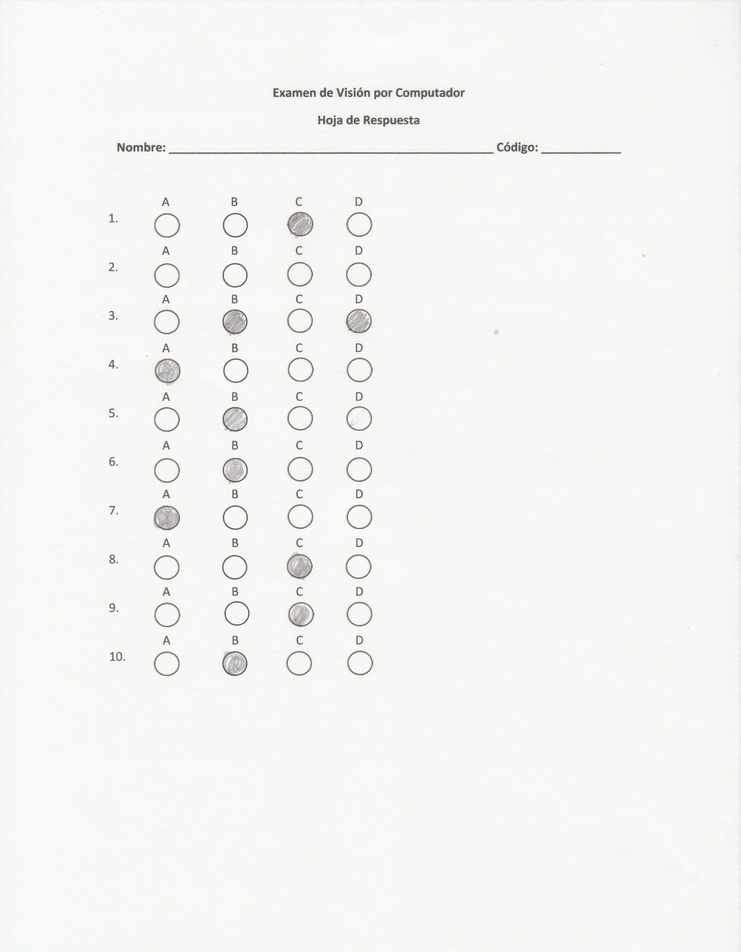
#> input picture assets/AI-HR01.jpg, 741 x 952 px, shrunk from 2552 x 3276 before the run
$ python main.py
#> lines starting #> are read from the running program, lines starting #| are printed output that depends on the picture; after the words box and inside, x2 and y2 are one past the last pixel; in counts of white or black regions, pixels touching at a corner belong together
import cv2
import numpy as np
import matplotlib.pyplot as plt
import math

# Cargar imagen fija de prueba
img = cv2.imread(f"./assets/AI-HR01.jpg")
#> img is the input picture: shape (952, 741, 3); mean B, G, R 243.7, 246.2, 245.5

gray = cv2.cvtColor(img, cv2.COLOR_BGR2GRAY)
img_rgb = cv2.cvtColor(img, cv2.COLOR_BGR2RGB)

# Separar canales
R = img_rgb[:,:,0]
G = img_rgb[:,:,1]
B = img_rgb[:,:,2]

mask = (
  (R < 125) &
  (G < 125) &
  (B < 125)
).astype(np.uint8) * 255
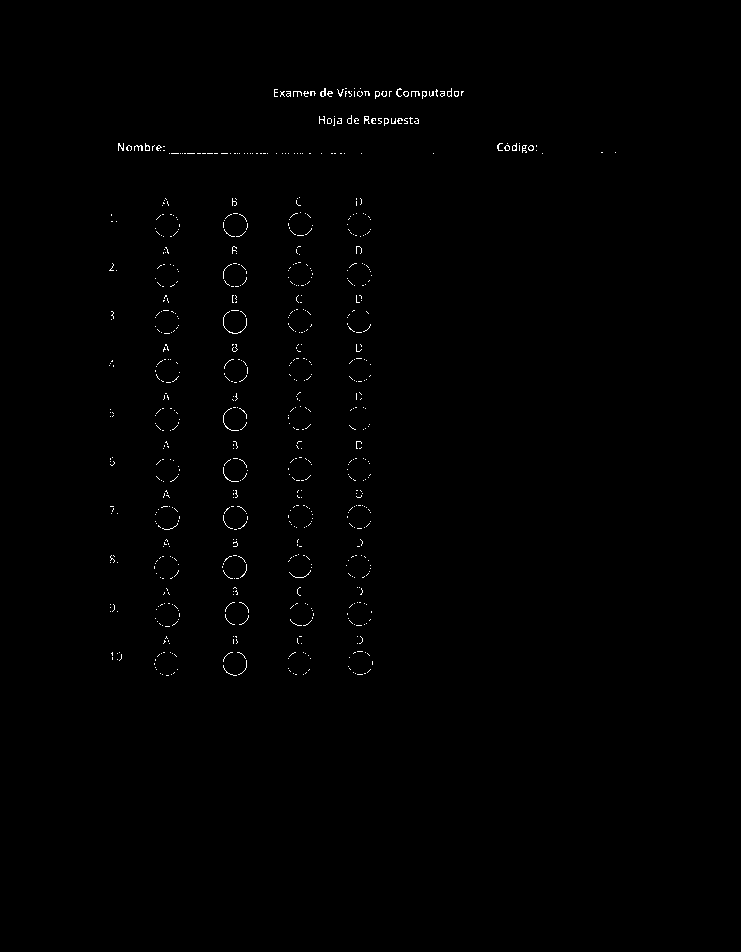
#> mask: shape (952, 741); 0.45% white in thin lines or dots, all inside (x1, y1, x2, y2) = (109, 88, 616, 676)

# Detectar círculo principal
circles = cv2.HoughCircles(
  gray, cv2.HOUGH_GRADIENT, dp=1.2, minDist=100,
  param1=100, param2=30, minRadius=100, maxRadius=0
)
#> circles = 34 rows, first 8: [419.4, 370.2, 280.6], [468.6, 461.4, 309.9], [557.4, 546.6, 395], [393, 259.8, 169.5], [569.4, 408.6, 338.4], [160.2, 354.6, 204.2], [252.6, 443.4, 119.3], [263.4, 268.2, 116.7]

def cut_radius(mask, cx, cy, radius, scale=0.7):
    mask_circle = np.zeros_like(mask, dtype=np.uint8)
    inner_radius = int(radius * scale)
    cv2.circle(mask_circle, (cx, cy), inner_radius, 255, -1)
    return cv2.bitwise_and(mask, mask_circle)


if circles is not None:
    circles = np.round(circles[0, :]).astype("int")
#> circles = 34 rows, first 8: [419, 370, 281], [469, 461, 310], [557, 547, 395], [393, 260, 169], [569, 409, 338], [160, 355, 204], [253, 443, 119], [263, 268, 117]
    x_center, y_center, radius = circles[0]
#> x_center = 419; y_center = 370; radius = 281
    masked = cut_radius(mask, x_center, y_center, radius)
#> in cut_radius, `inner_radius = int(radius * scale)`: inner_radius = 196
#> in cut_radius, `cv2.circle(mask_circle, (cx, cy), inner_radius, 255, -1)`:
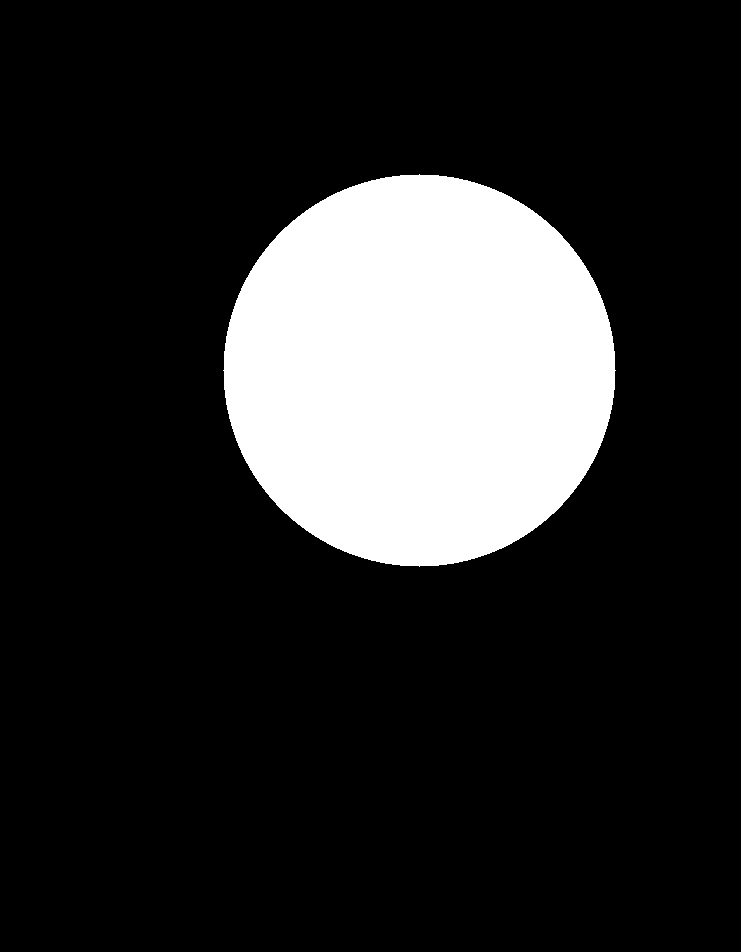
#> mask_circle: shape (952, 741); 17.1% white; 1 white region, box (x1, y1, x2, y2) and area: (223, 174, 616, 567) 120649
#> in cut_radius, `return cv2.bitwise_and(mask, mask_circle)`:
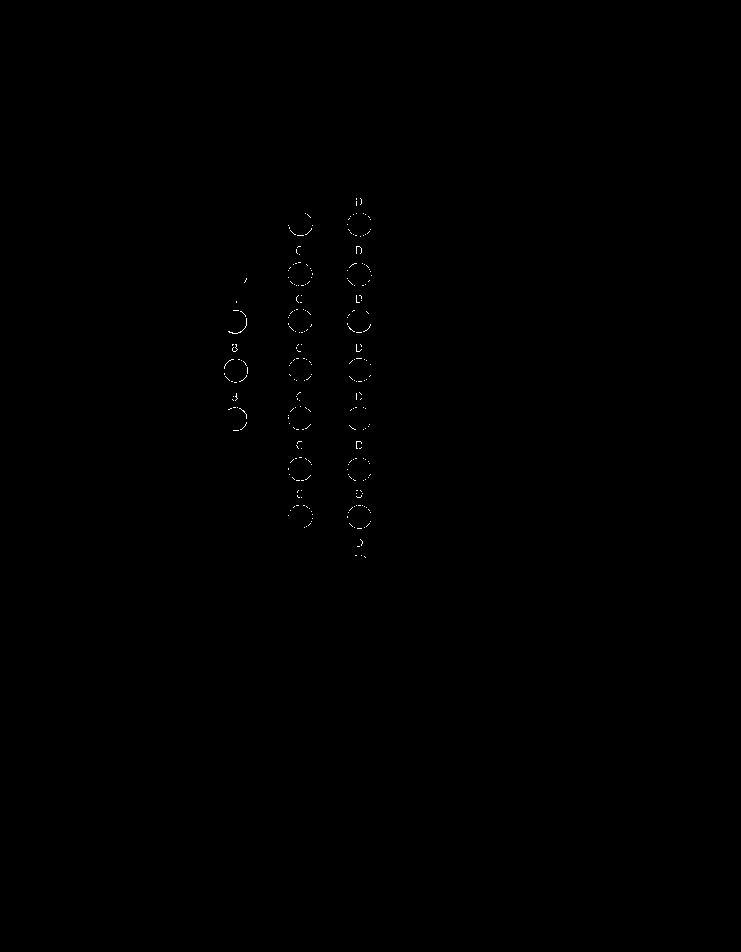
#> returned value: shape (952, 741); 0.1% white in thin lines or dots, all inside (x1, y1, x2, y2) = (224, 198, 372, 558)
    # bye centro del reloj
    cv2.circle(masked, (x_center, y_center), int(radius*0.18), 0, -1)
else:
    h, w = img.shape[:2]
    x_center, y_center, radius = w//2, h//2, min(h,w)//2
    masked = cut_radius(mask, x_center, y_center, radius)
    cv2.circle(masked, (x_center, y_center), int(radius*0.18), 0, -1)


contours, _ = cv2.findContours(masked, cv2.RETR_EXTERNAL, cv2.CHAIN_APPROX_SIMPLE)
#> contours = 260 contours, all with area under 20

# Filtrar y ordenar por área
contours = [c for c in contours if cv2.contourArea(c) > 50]
#> contours = []
contours = sorted(contours, key=cv2.contourArea, reverse=True)[:2]
angles = []

for cnt in contours:
    if cv2.contourArea(cnt) < 50:
        continue

    [vx, vy, x, y] = cv2.fitLine(cnt, cv2.DIST_L2, 0, 0.01, 0.01)

    # encuentra el punto más lejano al centro (punta de la manecilla)
    distances = np.hypot(cnt[:,0,0] - x_center, cnt[:,0,1] - y_center)
    idx_tip = np.argmax(distances)
    tip = cnt[idx_tip,0]

    dx = tip[0] - x_center
    dy = y_center - tip[1]

    # Ángulo en grados respecto a las 12
    angle_clock = (math.degrees(math.atan2(dy, dx)) + 360) % 360
    angle_clock = (90 - angle_clock) % 360
    angles.append((angle_clock, tip))
#> this loop made 0 passes
#> after the loop, angles = []

#> (the run stopped early here; a loop or call above may not have finished)

$ run again, with assets/AI-HR02.jpg copied over assets/AI-HR01.jpg
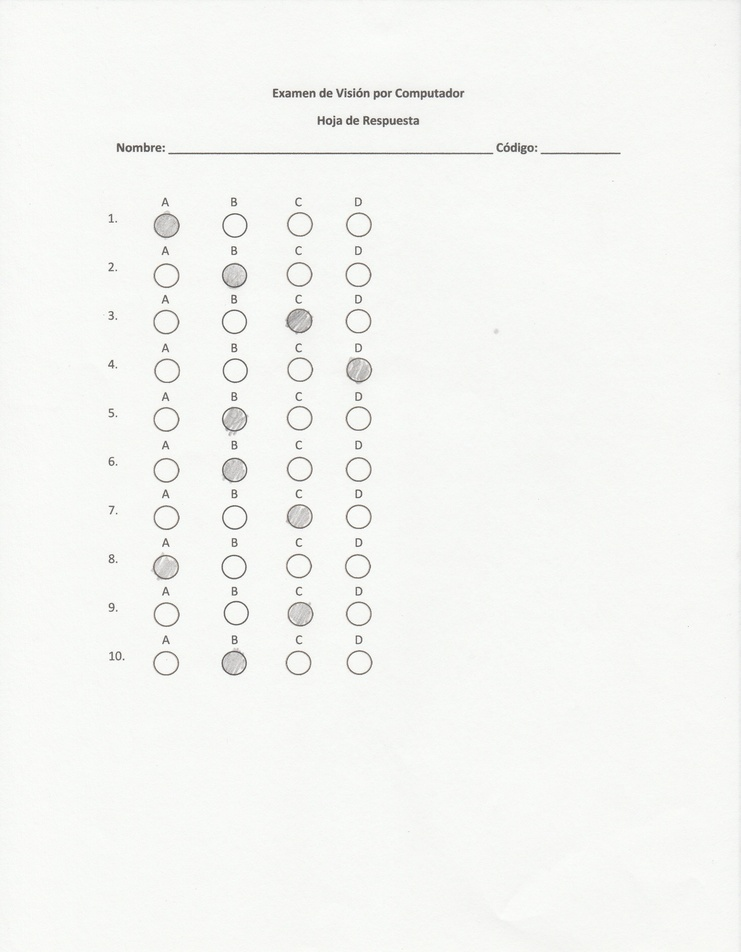
#> input picture assets/AI-HR02.jpg, 741 x 952 px, shrunk from 2552 x 3280 before the run
#> img is the input picture: shape (952, 741, 3); mean B, G, R 243.6, 246.2, 245.3
#> `mask = ( (R < 125) & (G < 125) & (B < 125) ).astype(np.uint8) * 255`:
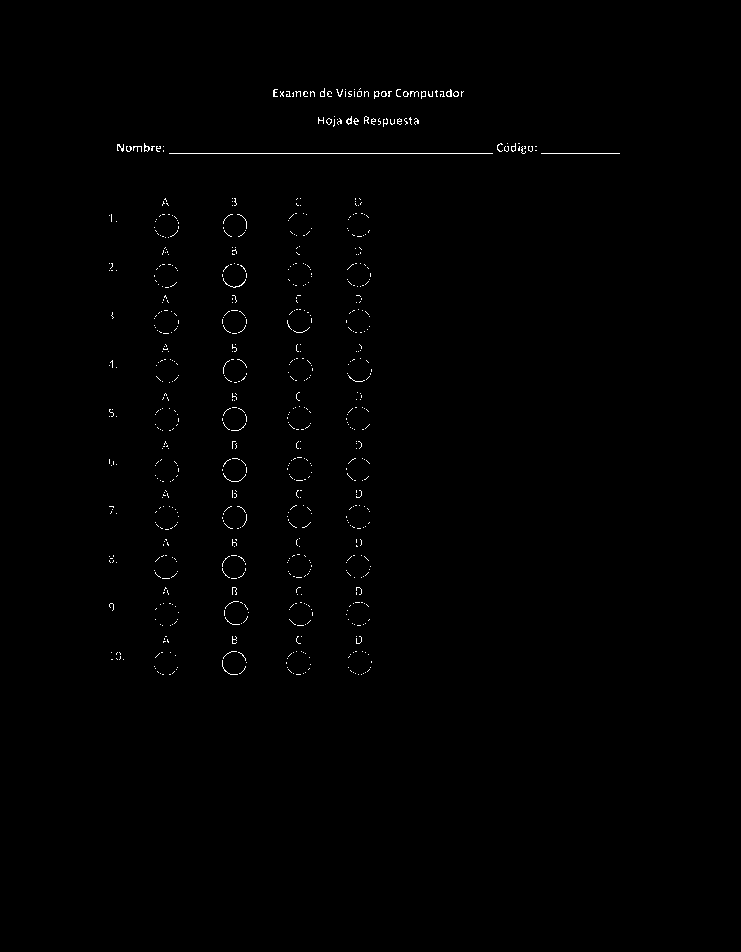
#> mask: shape (952, 741); 0.49% white in thin lines or dots, all inside (x1, y1, x2, y2) = (109, 88, 620, 675)
#> `circles = cv2.HoughCircles( gray, cv2.HOUGH_GRADIENT, dp=1.2, minDist=..`: circles = 35 rows, first 8: [377.4, 317.4, 223.8], [420.6, 417, 265.5], [581.4, 503.4, 351.8], [150.6, 353.4, 207.9], [239.4, 491.4, 131.8], [232.2, 276.6, 124.6], [562.2, 399, 331], [439.8, 726.6, 575.1]
#> `circles = np.round(circles[0, :]).astype("int")`: circles = 35 rows, first 8: [377, 317, 224], [421, 417, 265], [581, 503, 352], [151, 353, 208], [239, 491, 132], [232, 277, 125], [562, 399, 331], [440, 727, 575]
#> x_center = 377; y_center = 317; radius = 224
#> inner_radius = 156
#> mask_circle: shape (952, 741); 10.8% white; 1 white region, box (x1, y1, x2, y2) and area: (221, 161, 534, 474) 76425
#> in cut_radius, `return cv2.bitwise_and(mask, mask_circle)`:
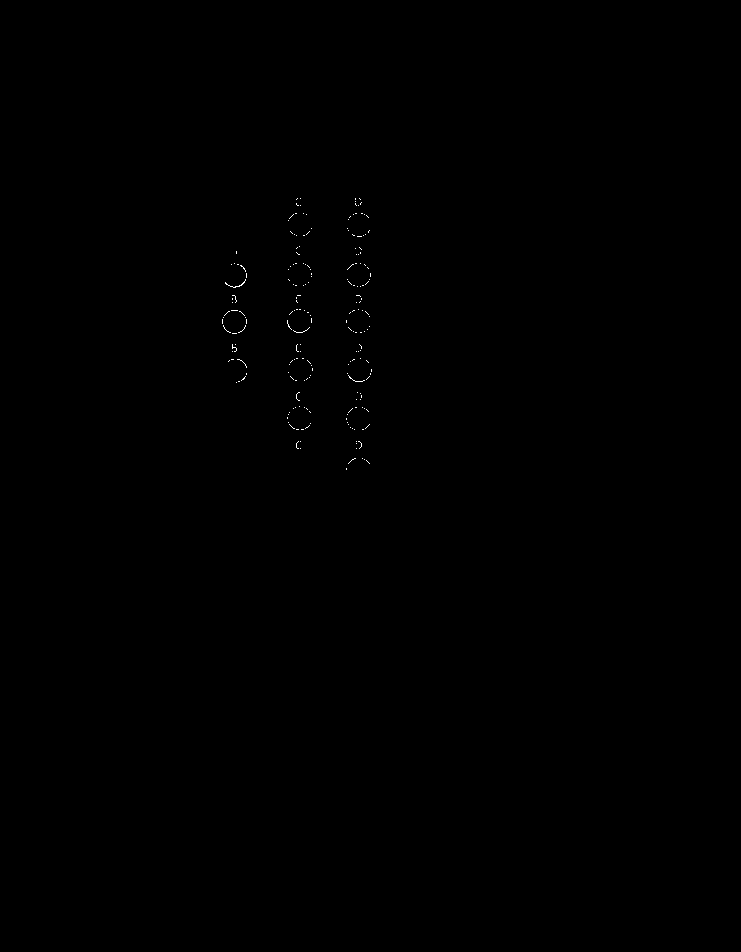
#> returned value: shape (952, 741); 0.08% white in thin lines or dots, all inside (x1, y1, x2, y2) = (222, 198, 372, 470)
#> `contours, _ = cv2.findContours(masked, cv2.RETR_EXTERNAL, cv2.CHAIN_AP..`: contours = 185 contours, all with area under 20
#> `contours = [c for c in contours if cv2.contourArea(c) > 50]`: contours = []
